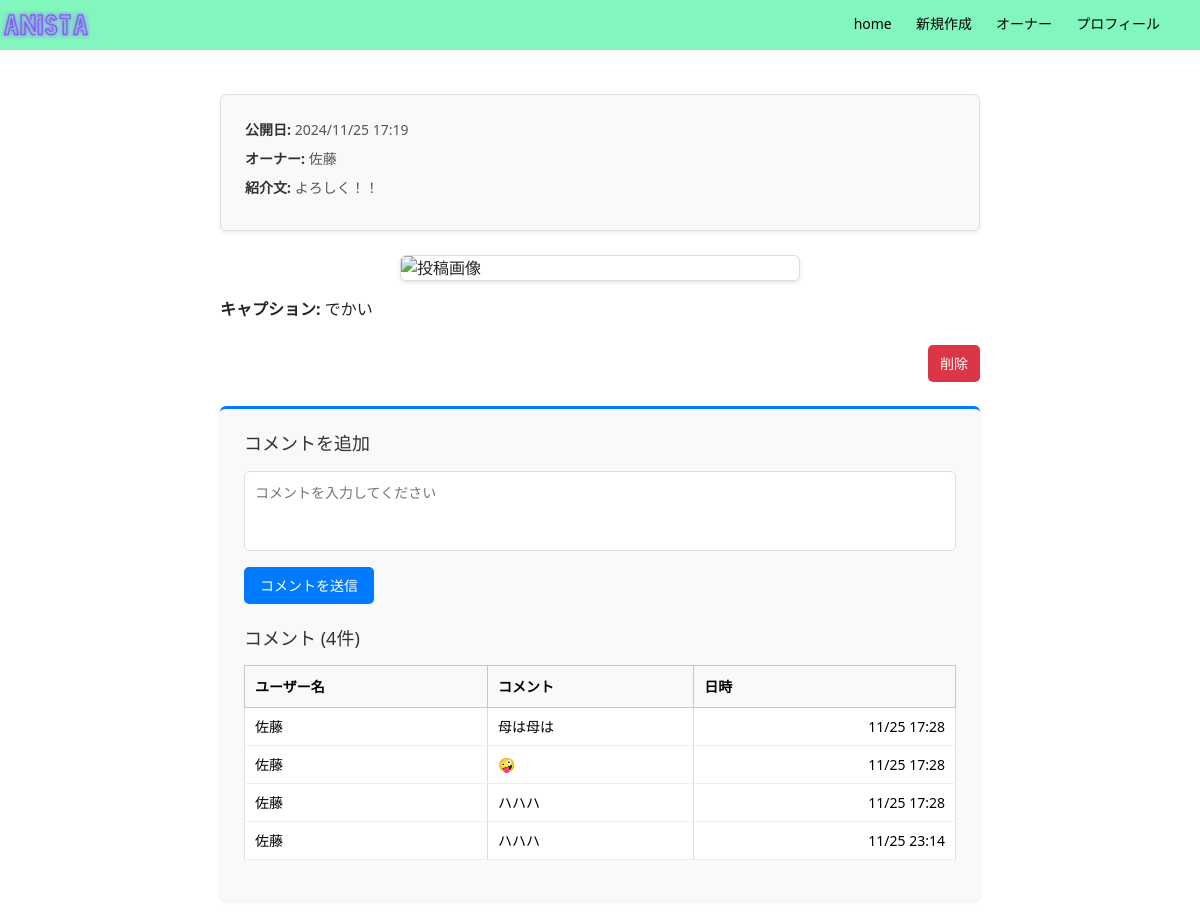
The app's page /accounts/36/ (signed in) with its own data.
### accounts/models.py (models this page shows, shortened)
class Post(models.Model):
    user = models.ForeignKey(User, on_delete=models.CASCADE)
    image = models.image = StdImageField(
        upload_to="images",
        null=True,
        blank=True,
        variations={
            "thumbnail": (100, 100, True),
            "medium": (350, 250),
        },
    )
    caption = models.CharField(max_length=255)
    created_at = models.DateTimeField(auto_now_add=True)
    updated_at = models.DateTimeField(auto_now=True)

class User(AbstractBaseUser, PermissionsMixin):
    username = models.CharField(max_length=255, unique=True)
    email = models.EmailField(unique=True)
    description = models.TextField(blank=True, default="")
    is_active = models.BooleanField(default=True)
    is_staff = models.BooleanField(default=False)
    icon = models.ImageField(upload_to="icons", null=True, blank=True)
    created_at = models.DateTimeField(auto_now_add=True)
    updated_at = models.DateTimeField(auto_now=True)
    objects = UserManager()
    USERNAME_FIELD = "email"
    REQUIRED_FIELDS = ["username"]

class Comment(models.Model):
    user = models.ForeignKey(User, on_delete=models.CASCADE, related_name="comments")
    post = models.ForeignKey(Post, on_delete=models.CASCADE, related_name="comments")
    text = models.TextField()
    created_at = models.DateTimeField(auto_now_add=True)
    updated_at = models.DateTimeField(auto_now=True)

### accounts/views.py (the view)
# urls.py: path('<int:post_id>/', views.posts_detail, name="posts_detail"),
def posts_detail(request, post_id):
    post = get_object_or_404(Post, id=post_id)
    return render(request, "accounts/detail.html", {"post": post})

### accounts/templates/accounts/detail.html (shortened to what this page needs)
{% extends 'base.html' %}
{% block main %}
{% load static %}
<link rel="stylesheet" href="{% static 'polls/post_detail.css' %}">
<div class="container mt-4">
  <div class="post-details bg-light p-4 rounded shadow-sm mb-4">
    <div class="post-meta mb-2">
      <p><strong>公開日:</strong> {{ post.created_at|date:'Y/m/d H:i' }}</p>
      <p><strong>オーナー:</strong> {{ post.user.username }}</p>
      <p><strong>紹介文:</strong> {{ post.user.description }}</p>
    </div>
  </div>
  <div class="post-content mb-4">
    <img class="post-image img-fluid rounded mb-3 w-100" src="{{ post.image.medium.url }}" alt="投稿画像">
    <p class="post-caption"><strong>キャプション:</strong> {{ post.caption }}</p>
  </div>
  {% if post.user == request.user %}
    <form method="POST" action="{% url 'delete_post' post.pk %}" class="text-end mb-4" onsubmit="return confirmDelete();">
      <button type="submit" class="btn btn-danger">削除</button>
    </form>
  {% endif %}
  <div class="comment-section bg-light p-4 rounded shadow-sm">
    <h5 class="mb-3">コメントを追加</h5>
    <form method="POST" action="{% url 'comments_create' post.id %}">
      <textarea name="text" placeholder="コメントを入力してください" required></textarea>
      <button type="submit">コメントを送信</button>
    </form>
    <div class="comments mt-4">
      <h5>コメント ({{ post.comments.count }}件)</h5>
      {% if post.comments.all %}
        <table class="table table-bordered mt-3">
          <thead class="table-light">
            <tr>
              <th>ユーザー名</th>
              <th>コメント</th>
              <th>日時</th>
            </tr>
          </thead>
          <tbody>
            {% for comment in post.comments.all %}
              <tr>
                <td>{{ comment.user.username }}</td>
                <td>{{ comment.text }}</td>
                <td>{{ comment.created_at|date:'m/d H:i' }}</td>
              </tr>
            {% endfor %}
          </tbody>
        </table>
    {% else %}
        <p class="text-muted">まだコメントはありません。</p>
    {% endif %}
    </div>
  </div>
</div>
{% endblock %}

### accounts/static/polls/post_detail.css (style rules this page uses)
.container { max-width: 800px; margin: 0 auto; padding: 20px; }
.post-details { border: 1px solid #e0e0e0; background-color: #f9f9f9; }
.post-details p { margin: 0 0 8px; font-size: 14px; color: #555; }
.post-details strong { color: #333; }
.post-content .post-image { max-width: 400px; height: auto; border: 1px solid #ddd; background-color: #fff; box-shadow: 0 2px 4px rgba(0, 0, 0, 0.1); margin: 0 auto; display: block; }
.post-content .post-caption { font-size: 16px; font-weight: 500; margin-top: 10px; }
.comment-section { border-top: 3px solid #007bff; padding-top: 20px; }
.comment-section h5 { font-size: 18px; margin-bottom: 15px; color: #333; }
.comment-section form textarea { width: 100%; height: 80px; margin-bottom: 10px; padding: 10px; border: 1px solid #ddd; border-radius: 5px; resize: none; font-size: 14px; }
.comment-section form button { background-color: #007bff; color: #fff; padding: 8px 16px; border: none; border-radius: 5px; font-size: 14px; cursor: pointer; transition: background-color 0.3s; }
.comments table { border: 1px solid #ddd; font-size: 14px; width: 100%; }
.comments th { background-color: #f8f9fa; font-weight: bold; text-align: left; padding: 10px; }
.comments td { padding: 8px 10px; border-bottom: 1px solid #eee; }
.comments td:last-child { text-align: right; }
.btn-danger { background-color: #dc3545; border: none; padding: 8px 12px; font-size: 14px; color: #fff; border-radius: 5px; cursor: pointer; transition: background-color 0.3s; }

### records on screen
Post: created_at "2024/11/25 17:19", user.username "佐藤", user.description "よろしく！！", caption "でかい", comments.count "4"
Comment: user.username "佐藤", text "母は母は", created_at "11/25 17:28"
Comment: user.username "佐藤", text "🤪", created_at "11/25 17:28"
Comment: user.username "佐藤", text "ハハハ", created_at "11/25 17:28"
Comment: user.username "佐藤", text "ハハハ", created_at "11/25 23:14"
